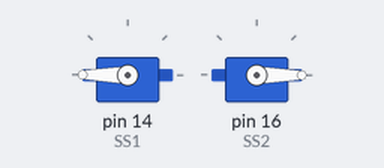
Bench run of a sketch on a simulated Arduino Uno, built with avr-gcc and run on an emulated ATmega328P. Shown: 2 × servo.

Above: at 0.05 s.
At 5.9 s:
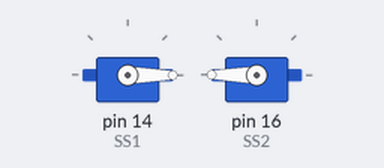
At 35.9 s:
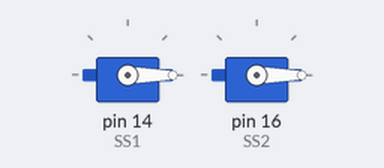
Timing chart, 0 to 46.8 s (numbered marks = the images above):
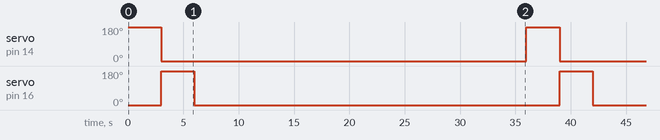

The sketch:

Height.ino
```cpp
#include <Servo.h>

Servo SS1;
Servo SS2;

void setup() {
  //attach the servo motors
  SS1.attach (14);
  SS2.attach (16);

  //set the initial status, stop status
  SS1.write (0);
  SS2.write (0);

  //give the first random delay
}

void loop() {

  SS1.write (180);
  delay (3000);
  SS1.write (0);

  SS2.write (180);
  delay (3000);
  SS2.write (0);

  delay (30000);

}
```

Measured:
- by itself, servo on pin 14 (SS1), servo on pin 16 (SS2): alternates 180° for 3.0 s and 0° for 33.0 s
